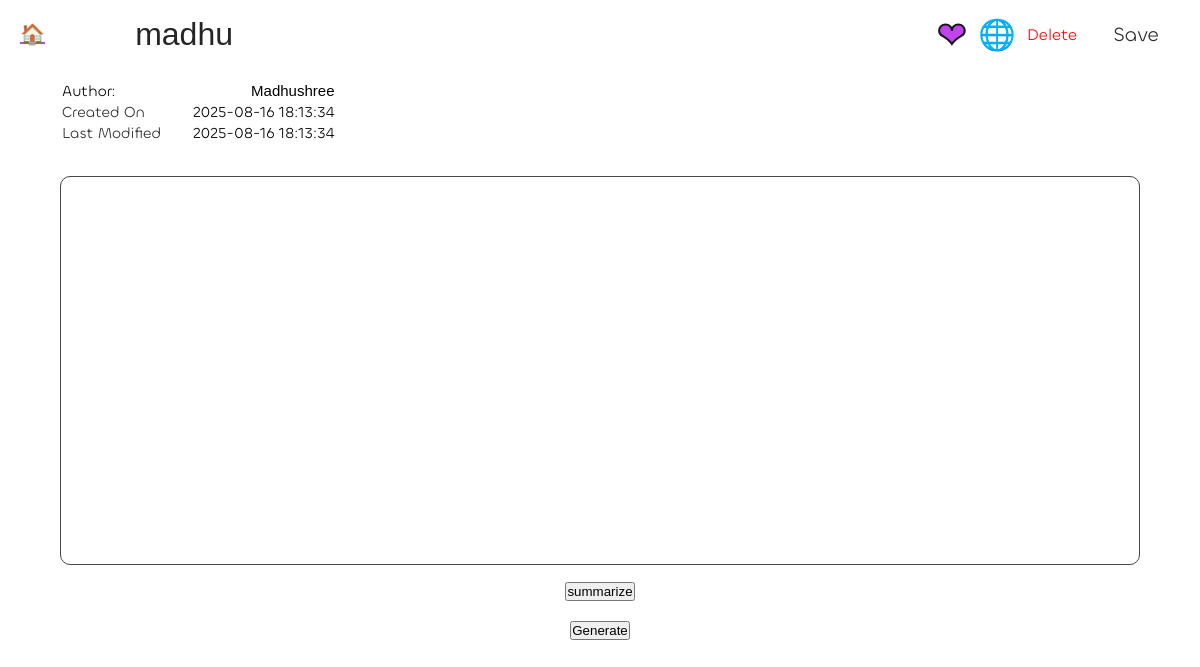
/Madhushree/1 (signed in), run on the app's committed database.
### tables this page shows
CREATE TABLE notes(
    noteid integer  ,
    username char(200),
    title varchar(255),
    content text,
    created_on datetime default current_timestamp,
    modified_on datetime default current_timestamp,
    star boolean default false,
    public boolean default false,
    foreign key (username) references user(username),
    primary key (noteid,username)
);

### main.py (the view)
@app.get("/<string:uname>/<int:note_id>")
def note(note_id,uname):
    username=session.get('username',None)
    public_access = uname != username
    if uname == username or handler.get_public(note_id,uname) is not None:
        note = handler.get_note(note_id,uname)
    else:
        note = None
    if not note:
        flash("Note not found!")
        return redirect(url_for('index'))
    if public_access:
        flash(f"Viewing the note by '{uname}'.")
    return render_template("/note.html", note=note, public_access=public_access )

### handlers/handler.py (called while the page is built)
def get_note(noteid, username):
    conn=sqlite3.connect('noteify.db')
    cur=conn.cursor()
    res=cur.execute("""
    select * from notes where username=? and noteid=?
    """,(username,noteid,))
    arr = res.fetchone()
    conn.close()
    return arr

### main.py (called while the page is built)
@app.before_request
def before_request():
    if request.endpoint not in [
        'login', 'signup', 'index', 'serve_static', 'logout',
        'login_post', 'signup_post', 'static'
    ]:
        if 'username' not in session:
            return redirect(url_for('login'))

### templates/note.html (shortened to what this page needs)
<!doctype html>
<html>
<head>
    <link rel="stylesheet" href=" {{ url_for( 'static', filename='main.css' ) }} ">
    <link rel="stylesheet" href=" {{ url_for( 'static', filename='note.css' ) }} ">
    <link rel="stylesheet" href="https://esm.sh/prosemirror-view/style/prosemirror.css">
</head>
<body>
    <div class="top_bar">
        <div class="top_container">
            <div class="left_icon">
                <a href="/">🏠</a>
            </div>
            <div class="title_holder">
                <input type="text" id="note_title" value="{{ note[2] }}" placeholder="Title Here..." maxlength="200" {{ readonly if public_access }} required />
            </div>
            {% if not session.get('username') %}
            <div class="right_icons">
                <a href="/login">Login</a>
                <a href="/signup">Signup</a>
            </div>
            {% else %}
                <div class="right_icons">
                    {% if not public_access %}
                        <div id="delete">Delete</div>
                        <div id="save">Save</div>
                    {% else %}
                        <div id="save">Clone</div>
                    {% endif %}
                </div>
            {% endif %}
        </div>
    </div>
    <div class="page">
        <div class="desc">
            <table>
                <tr>
                    <td>
                        <p>Author:</p>
                    </td>
                    <td>
                        <input type="text" id="username" value="{{ note[1] }}" readonly />
                    </td>
                </tr>
                <tr>
                    <td>
                        Created On
                    </td>
                    <td>
                        <p>{{ note[4] }}</p>
                    </td>
                </tr>
                <tr>
                    <td>
                        Last Modified
                    </td>
                    <td>
                        <p>{{ note[5] }}</p>
                    </td>
                </tr>
            </table>
        </div>
        </div>
        <div class="content_holder">
        </div>
        <div>
            <button id="summarize">summarize</button>
        </div>
        <div>
            <button id="generate">Generate</button>
        </div>
</body>
</html>

### static/main.css (style rules this page uses)
:root { --yellow: #FFC857; --white: #a6a6a6; --pink: #dab5ff; --violet: #2c1c32; --black: #120f15; }
* { padding: 0; margin: 0; box-sizing: border-box; }
body { display: flex; align-items: center; gap: 10px; width: 100%; min-height: 100vh; flex-direction: column; font-family: "Chillax", consolas; font-size: 20px; background: #ffffff; color: #2d2d2d; }
.top_container { display: flex; align-items: center; justify-content: space-between; width: 100%; position: sticky; top: 0; }
.right_icons { display: flex; align-items: center; justify-content: center; gap: 15px; }
.top_bar { width: 100%; padding: 5px 20px; }
a { color: #c143f0; }
#delete { display: flex; align-items: center; justify-content: center; font-size: 16px; color: #f00; cursor: pointer; }

### static/note.css (style rules this page uses)
.page { display: flex; width: 90%; align-items: flex-start; justify-content: center; flex-direction: column; border-radius: 20px; gap: 10px; position: relative; z-index: 1; transition: .2s ease; }
input#note_title { font-size: 32px; color: #252525; background: none; outline: none; border: none; padding: 10px 10%; width: 100%; text-align: left; border: 1px solid #fff0; transition: .2s ease-out; }
.title_holder { width: 100%; }
.desc { position: relative; display: flex; align-items: flex-start; justify-content: space-between; flex-direction: column; flex-wrap: wrap; font-size: 15px; border-radius: 20px; }
.content_holder { min-height: 1em; min-width: 90%; flex-grow: 0.7; border: 1px solid #474747; margin-top: 20px; font-size: 20px; line-height: normal; padding: 10px 20px; border-radius: 10px; transition: .2s ease-out; }
div#save { border: 1px solid #fff9; padding: 2px 20px; border-radius: 50px; cursor: pointer; }
input#username { text-align: right; border: none; width: min-content; font-weight: 400; font-size: 15px; }
p { color: #000; }
tr { display: flex; align-items: center; justify-content: space-between; gap: 20px; }

### data on the page
notes: title "madhu", username "Madhushree", created_on "2025-08-16 18:13:34", modified_on "2025-08-16 18:13:34"
